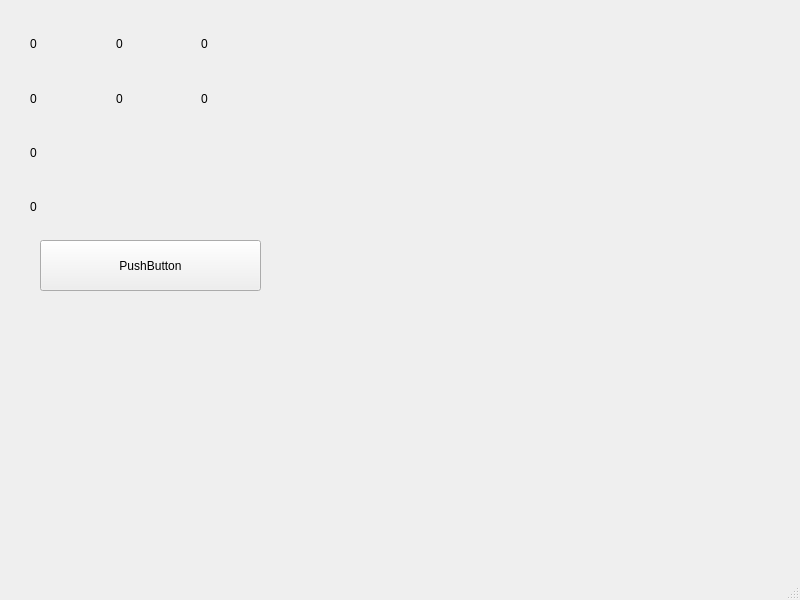
<?xml version="1.0" encoding="UTF-8"?>
<ui version="4.0">
 <class>MainWindow</class>
 <widget class="QMainWindow" name="MainWindow">
  <property name="geometry">
   <rect>
    <x>0</x>
    <y>0</y>
    <width>800</width>
    <height>600</height>
   </rect>
  </property>
  <property name="windowTitle">
   <string>MainWindow</string>
  </property>
  <widget class="QWidget" name="centralwidget">
   <widget class="QPushButton" name="pushButton">
    <property name="geometry">
     <rect>
      <x>40</x>
      <y>240</y>
      <width>221</width>
      <height>51</height>
     </rect>
    </property>
    <property name="text">
     <string>PushButton</string>
    </property>
   </widget>
   <widget class="QWidget" name="">
    <property name="geometry">
     <rect>
      <x>30</x>
      <y>20</y>
      <width>251</width>
      <height>211</height>
     </rect>
    </property>
    <layout class="QGridLayout" name="gridLayout">
     <item row="0" column="0">
      <widget class="QLabel" name="widthLabel">
       <property name="text">
        <string>0</string>
       </property>
      </widget>
     </item>
     <item row="0" column="1">
      <widget class="QLabel" name="logDpX">
       <property name="text">
        <string>0</string>
       </property>
      </widget>
     </item>
     <item row="0" column="2">
      <widget class="QLabel" name="physDpiX">
       <property name="text">
        <string>0</string>
       </property>
      </widget>
     </item>
     <item row="1" column="0">
      <widget class="QLabel" name="heightLabel">
       <property name="text">
        <string>0</string>
       </property>
      </widget>
     </item>
     <item row="1" column="1">
      <widget class="QLabel" name="logDpiY">
       <property name="text">
        <string>0</string>
       </property>
      </widget>
     </item>
     <item row="1" column="2">
      <widget class="QLabel" name="physDpiY">
       <property name="text">
        <string>0</string>
       </property>
      </widget>
     </item>
     <item row="2" column="0">
      <widget class="QLabel" name="physSizeX">
       <property name="text">
        <string>0</string>
       </property>
      </widget>
     </item>
     <item row="3" column="0">
      <widget class="QLabel" name="physSizeY">
       <property name="text">
        <string>0</string>
       </property>
      </widget>
     </item>
    </layout>
   </widget>
  </widget>
  <widget class="QMenuBar" name="menubar">
   <property name="geometry">
    <rect>
     <x>0</x>
     <y>0</y>
     <width>800</width>
     <height>23</height>
    </rect>
   </property>
  </widget>
  <widget class="QStatusBar" name="statusbar"/>
 </widget>
 <resources/>
 <connections/>
</ui>
